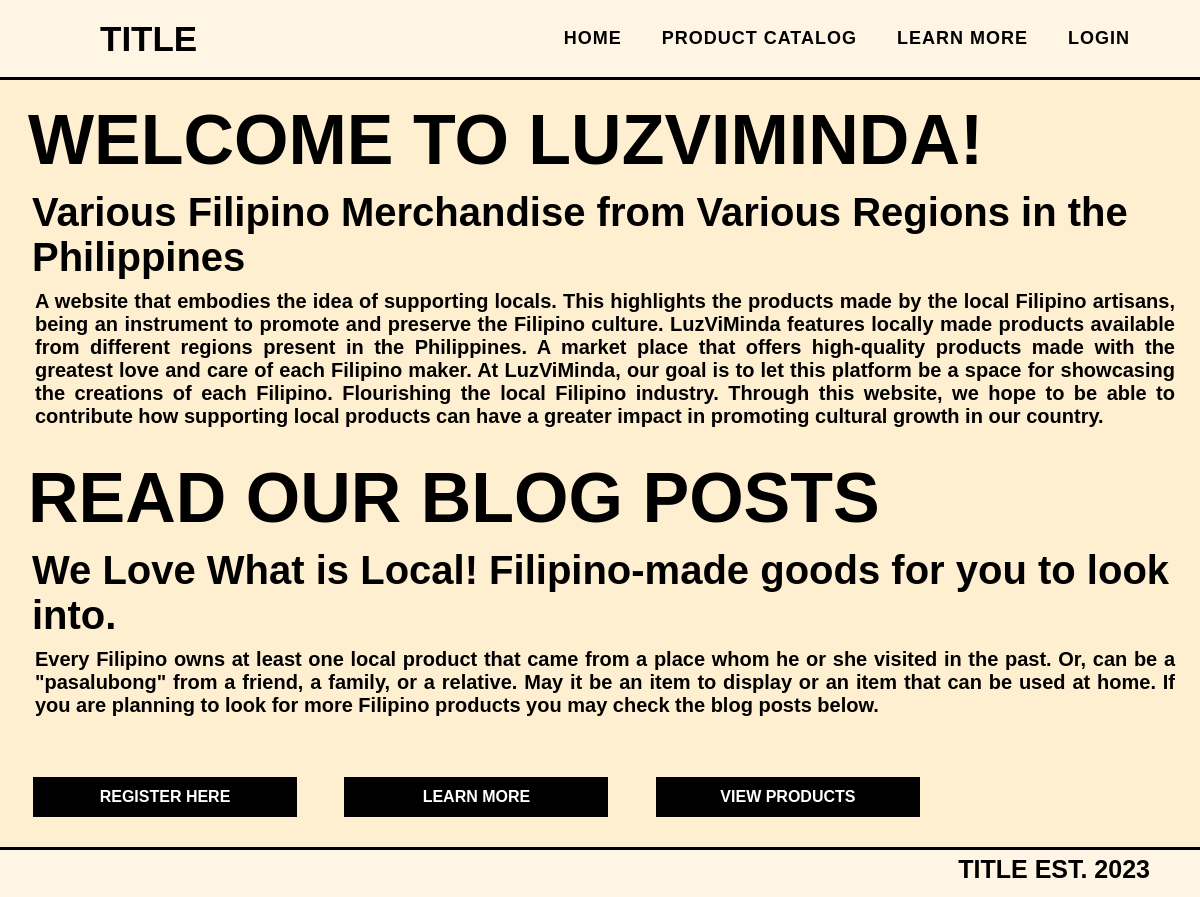
The app's page /, older data.
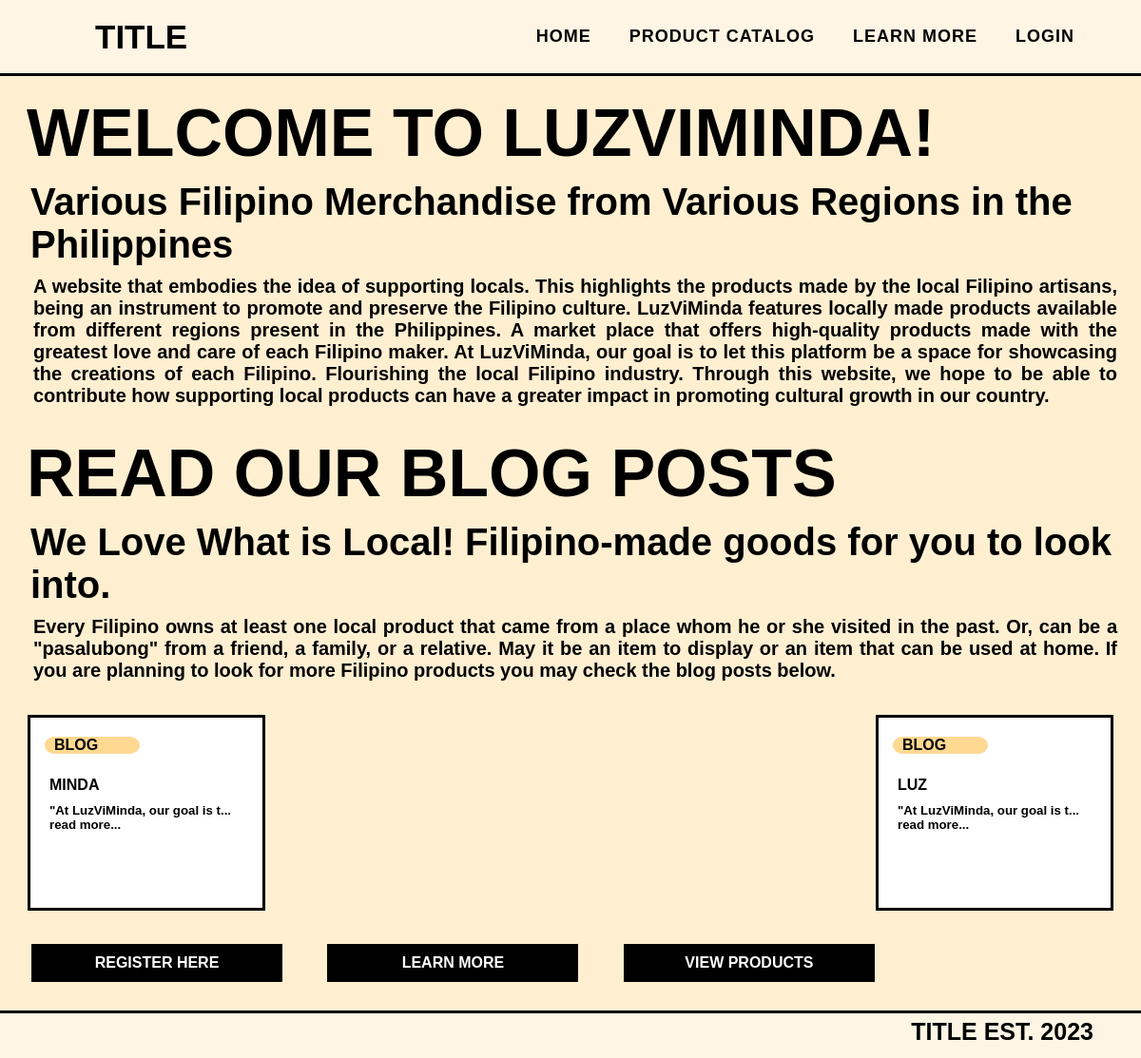
The same page, newer data.
### tables this page shows
CREATE TABLE `blog_post` (
  `post_id` int(30) NOT NULL,
  `user_id` int(30) NOT NULL,
  `title` varchar(255) NOT NULL,
  `content` varchar(1000) NOT NULL
);

### index.php (the view, shortened to what this page needs)
<?php
require_once 'config.php';
?>
<!DOCTYPE html>
<html lang="en">
<head>
    <link rel="stylesheet" href="styles/global.css">
    <link rel="stylesheet" href="styles/home.css">
    <link rel="stylesheet" href="styles/navbar.css">
    <link rel="stylesheet" href="styles/footer.css">
</head>
<body>
    <?php
    if (isset($_SESSION['loggedin'])) {
        require_once 'components/navbar-seller.php';
    }
        else{
        require_once 'components/navbar.php';
    }
    ?>
    <div>
    <div>
    <h1 class="welcome">WELCOME TO LUZVIMINDA!</h1>
    <h2 class="tagline">Various Filipino Merchandise from Various Regions in the Philippines</h2>
    <h3 class="content">A website that embodies the idea of supporting locals. This highlights the products made by the local Filipino artisans,
    being an instrument to promote and preserve the Filipino culture. LuzViMinda features locally made products available from different regions present in the Philippines.
    A market place that offers high-quality products made with the greatest love and care of each Filipino maker. At LuzViMinda, our goal is to let this platform be a space for showcasing the creations of each Filipino.
    Flourishing the local Filipino industry. Through this website, we hope to be able to contribute how supporting local products can have a greater impact in promoting cultural growth in our country.</h3>
    </div>
    <div>
    <h1 class="welcome">READ OUR BLOG POSTS</h1>
    <h2 class="tagline">We Love What is Local! Filipino-made goods for you to look into.</h2>
    <h3 class="content">Every Filipino owns at least one local product that came from a place whom he or she visited in the past. Or, can be a "pasalubong" from a friend, a family, or a relative.
    May it be an item to display or an item that can be used at home. If you are planning to look for more Filipino products you may check the blog posts below.</h3>
    </div>
    <div class="container">
        <div class="mid_container">
        <?php
        $sql = "SELECT* FROM blog_post";
        $result = mysqli_query($conn, $sql);
                    $resultCheck = mysqli_num_rows($result);
        $numberOfRows = 6;
        $rowCount = 0;
        if ($resultCheck > 0) {
            while (  $row = mysqli_fetch_assoc($result)) {
                if ($rowCount < $numberOfRows) {
        ?>
        <a href="blog_specific.php?id=<?php echo $row['post_id'] ?>" class="product-text sub-link">
            <div class="card">
                <div class="capsule">
                    <p class="capsule_caption"> BLOG</p>
                </div>
                <h4 class="head">
                <?php echo   $row['title'] ?>
                </h4>
                <h5 class="read_more">
                <?php
                $sentence=$row['content'];
                if(strlen($sentence) >= 30) {
                    echo substr($sentence,0,29)."...";
                } else {
                    echo $sentence;
                }
                $rowCount++;
                ?>
                <br> read more...
                </h5>
            </div>
            </a>
           <?php
                }
                else {
                    break;
                }
        }
           }?>
        </div>
    </div>
    <div class="mid_position_buttons">
        <a href="registration_form.php">
        <button class="button login">REGISTER HERE</button>
        </a>
        <a href="general/learn_more.php">
        <button class="button login">LEARN MORE</button>
        </a>
        <a href="general/product-catalog.php">
        <button class="button login">VIEW PRODUCTS</button>
        </a>
    </div>
    <?php require_once 'components/footer.php'?>
</body>
</html>

Row changes from the older to the newer data that the page shows:
added blog_post: title "MINDA", content "\"At LuzViMinda, our goal is t"
added blog_post: title "LUZ", content "\"At LuzViMinda, our goal is t"
